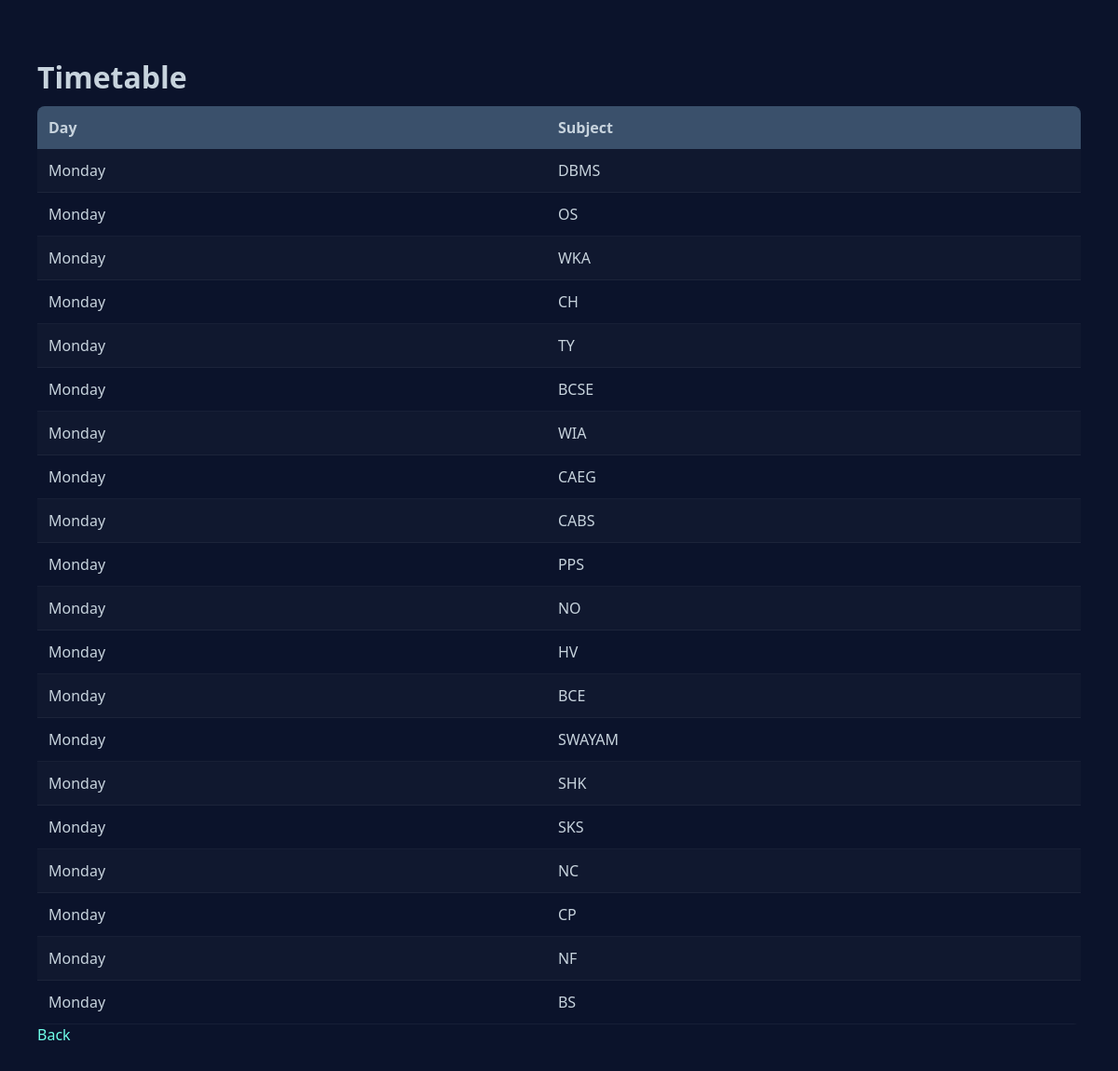
Page /timetable on the committed database.
### tables this page shows
CREATE TABLE timetable(
        id INTEGER PRIMARY KEY AUTOINCREMENT,
        day TEXT,
        subject TEXT
    );

### attendance-tracker/app.py (the view)
@app.route("/timetable")
def timetable():
    conn = get_db()
    cur = conn.cursor()
    cur.execute("SELECT * FROM timetable")
    rows = cur.fetchall()
    conn.close()
    return render_template("timetable.html", rows=rows)

### attendance-tracker/app.py (called while the page is built)
def get_db():
    return sqlite3.connect(DB)

### attendance-tracker/templates/timetable.html (shortened to what this page needs)
<!doctype html>
<html>
  <head>
    <link rel="stylesheet" href="/static/style.css" />
  </head>
  <body>
    <h1>Timetable</h1>
    <table>
      <tr>
        <th>Day</th>
        <th>Subject</th>
      </tr>
      {% for r in rows %}
      <tr>
        <td>{{r[1]}}</td>
        <td>{{r[2]}}</td>
      </tr>
      {% endfor %}
    </table>
    <a href="/">Back</a>
  </body>
</html>

### attendance-tracker/static/style.css (style rules this page uses)
:root { --bg:#0B132B; --panel:#1C2541; --panel2:#3A506B; --accent:#5BC0BE; --accent2:#6FFFE9; --text:#C7D3DD; --muted:#8FA5B5; --danger:#FF6B6B; --good:#4CD964; }
body { background:var(--bg); color:var(--text); font-family:system-ui, Arial; padding:40px; margin:0; }
h1 { margin-bottom:10px; }
a { color:var(--accent2); text-decoration:none; }
table { width:100%; border-collapse:collapse; margin-top:10px; overflow:hidden; border-radius:8px; }
th { background:var(--panel2); padding:12px; text-align:left; }
td { padding:12px; border-bottom:1px solid rgba(255,255,255,0.05); }
tr:nth-child(even) { background:rgba(255,255,255,0.02); }

### rows in the picture
timetable: day "Monday", subject "DBMS"
timetable: day "Monday", subject "OS"
timetable: day "Monday", subject "WKA"
timetable: day "Monday", subject "CH"
timetable: day "Monday", subject "TY"
timetable: day "Monday", subject "BCSE"
timetable: day "Monday", subject "WIA"
timetable: day "Monday", subject "CAEG"
timetable: day "Monday", subject "CABS"
timetable: day "Monday", subject "PPS"
timetable: day "Monday", subject "NO"
timetable: day "Monday", subject "HV"
timetable: day "Monday", subject "BCE"
timetable: day "Monday", subject "SWAYAM"
timetable: day "Monday", subject "SHK"
timetable: day "Monday", subject "SKS"
timetable: day "Monday", subject "NC"
timetable: day "Monday", subject "CP"
timetable: day "Monday", subject "NF"
timetable: day "Monday", subject "BS"
